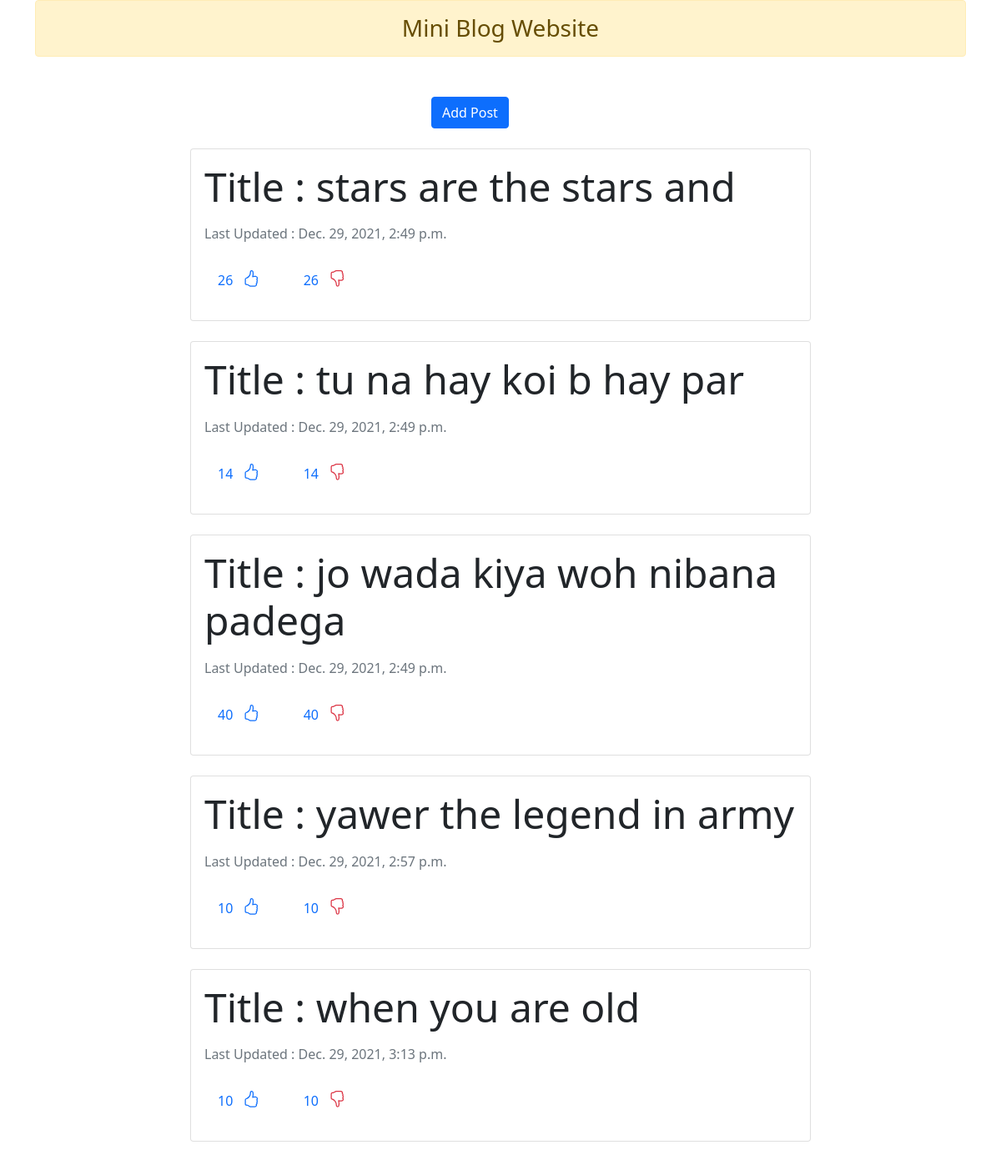
The page / on the database its author committed.
### myapp/models.py (models this page shows)
class Post(models.Model):
    title=models.CharField(max_length=100)
    date=models.DateTimeField(auto_now_add=True)
    likes=models.PositiveIntegerField(default=0)
    dislikes=models.PositiveIntegerField(default=0)
    slug=models.SlugField(max_length=100)

### myapp/views.py (the view)
# urls.py: path('',views.home,name='home'),
def home(request):
    posts=Post.objects.all()
    return render(request , 'myapp/home.html',{'posts':posts})

### myapp/templates/myapp/home.html (shortened to what this page needs)
{% extends 'myapp/base.html' %}
{% load static %}
{% block content %}
 <div class="container mt-5 mb-5">
     <div class="row">
         <div class="col-sm-2 mb-4 mx-auto">
            <a href="{% url 'addpost' %}" class='btn btn-primary mx-auto'>Add Post</a>
         </div>
     </div>
     {% for post in posts %}
     <div class="col-sm-8 mx-auto mb-4 card p-3">
         <p class="display-5 lead">Title : {{post.title}}</p>
         <p class="text-muted">Last Updated : {{post.date}}</p>
         <span class='p-3'>
            <a href=""  class='text-decoration-none like-btn mb-2' data-sid="{{post.id}}">
                <span id="{{post.id}}">{{post.likes}}</span>
             </a>
             <a href="" data-pid="{{post.slug}}" class="text-decoration-none btn-dislike ms-5 mb-2">
                 <span id="{{post.slug}}">{{post.dislikes}}</span>
             </a>
         </span>
     </div>
     {% endfor %}
 </div>
{% endblock content %}

### myapp/templates/myapp/base.html (shortened to what this page needs)
<!DOCTYPE html>
{% load static %}
<html lang="en">
<head>
    <link rel="stylesheet" href="{% static 'myapp/css/bootstrap.min.css' %}">
</head>
<body>
    <div class="container">
        <h3 class='alert alert-warning text-center'>Mini Blog Website</h3>
    </div>
    {% block content %}
    {% endblock content %}
</body>
</html>

### rows shown on the page
Post: title "stars are the stars and", date "Dec. 29, 2021, 2:49 p.m.", likes "26", dislikes "26"
Post: title "tu na hay koi b hay par", date "Dec. 29, 2021, 2:49 p.m.", likes "14", dislikes "14"
Post: title "jo wada kiya woh nibana padega", date "Dec. 29, 2021, 2:49 p.m.", likes "40", dislikes "40"
Post: title "yawer the legend in army", date "Dec. 29, 2021, 2:57 p.m.", likes "10", dislikes "10"
Post: title "when you are old", date "Dec. 29, 2021, 3:13 p.m.", likes "10", dislikes "10"
